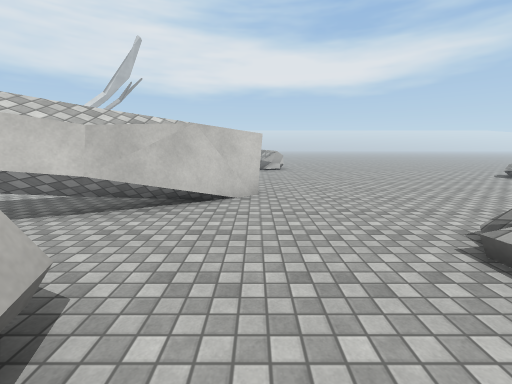
view 1 (above)

24 first-person views from a walk through a 3-D level made in the Unity game engine. The camera is 1.5 m above the floor, tilts 10° down and sees 90° across. The floor is counted in squares, 1 m on a side. Each view is taken from the middle of a square. On the plan, view 1 faces up. The plan holds only what a view shows up to about 13 squares ahead; the rest is blank. The place goes on beyond the plan. Some surface patterns are stand-ins.

view 2
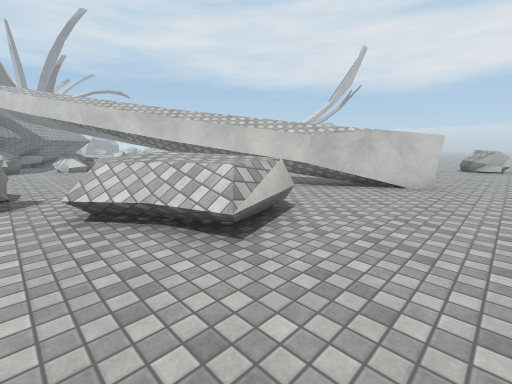

view 3
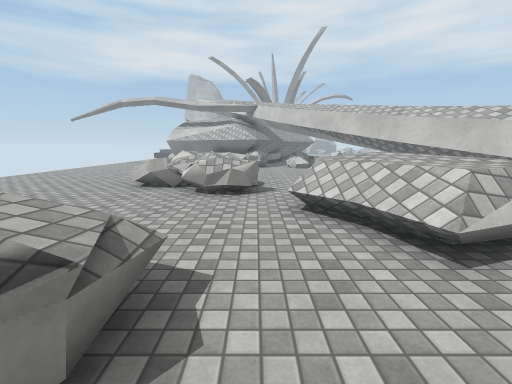

view 4
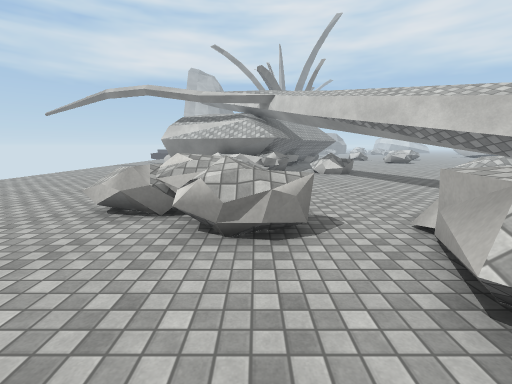

view 5
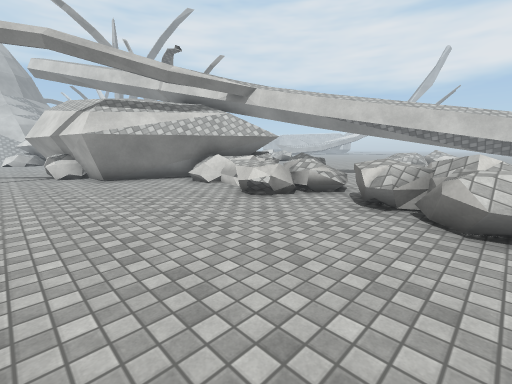

view 6
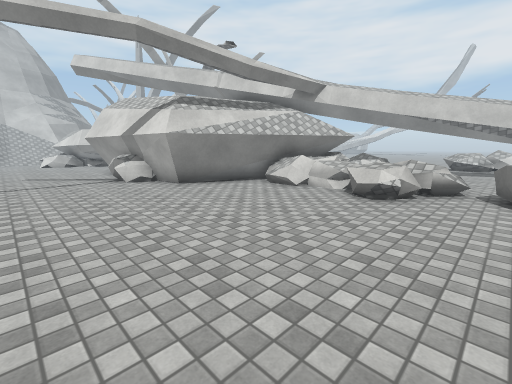

view 7
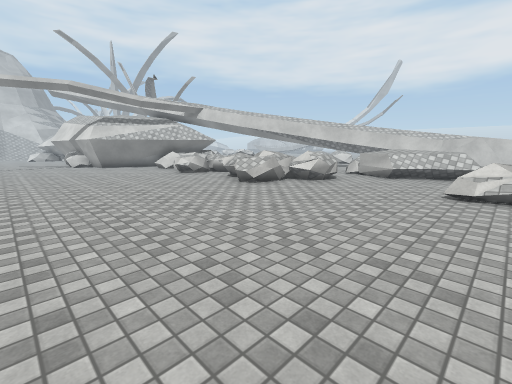

view 8
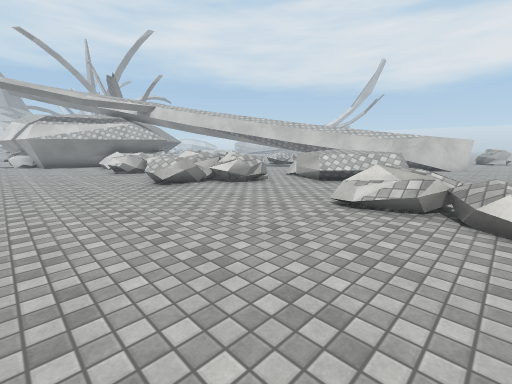

view 9
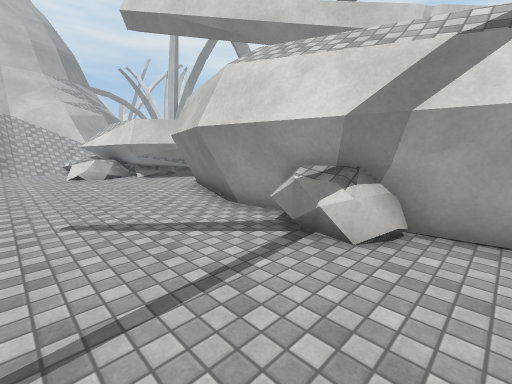

view 10
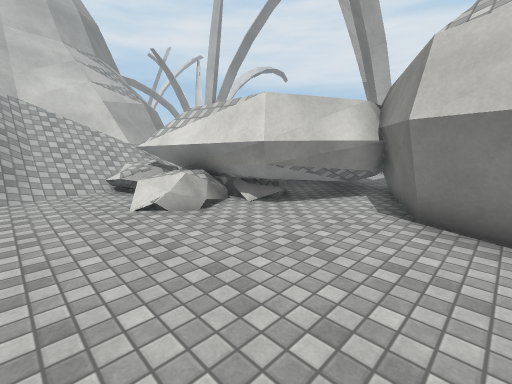

view 11
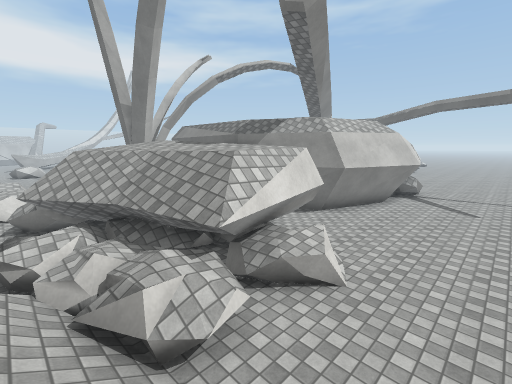

view 12
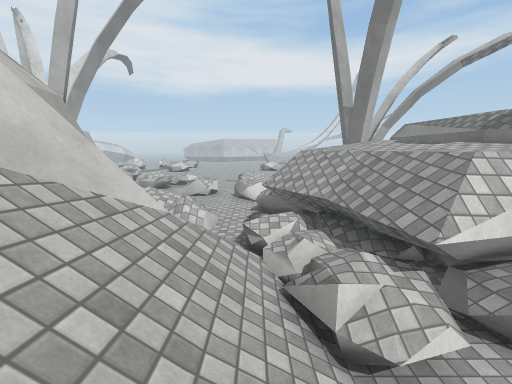

view 13
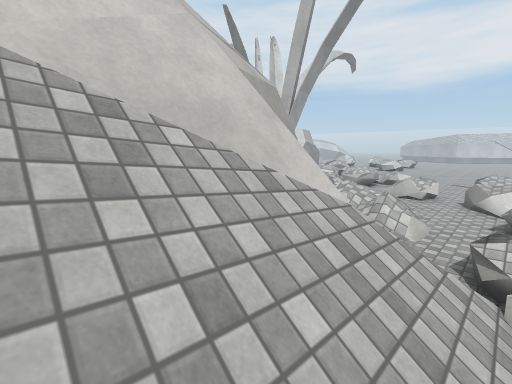

view 14
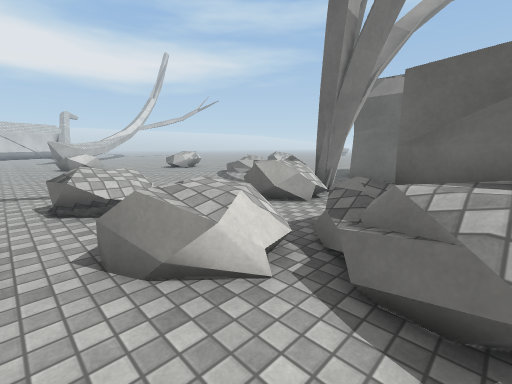

view 15
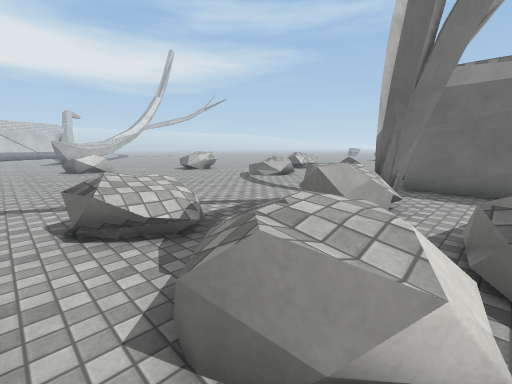

view 16
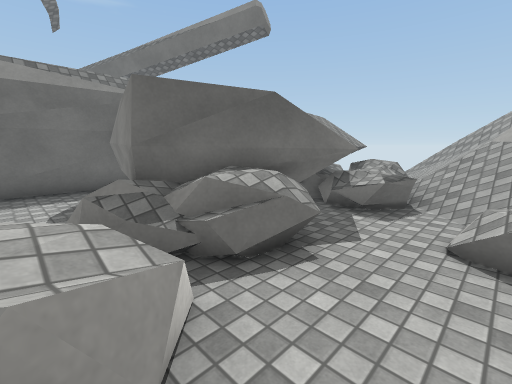

view 17
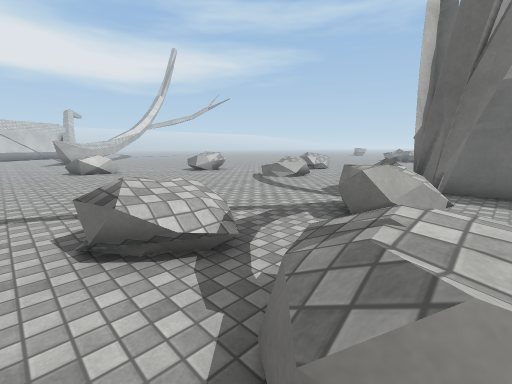

view 18
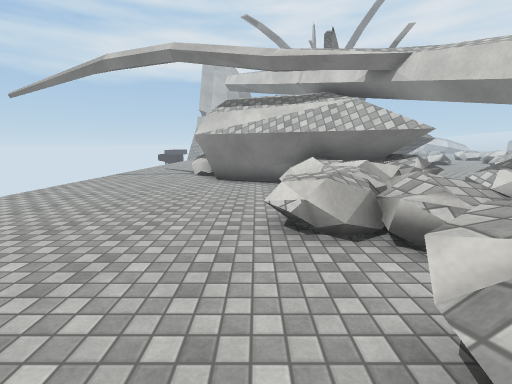

view 19
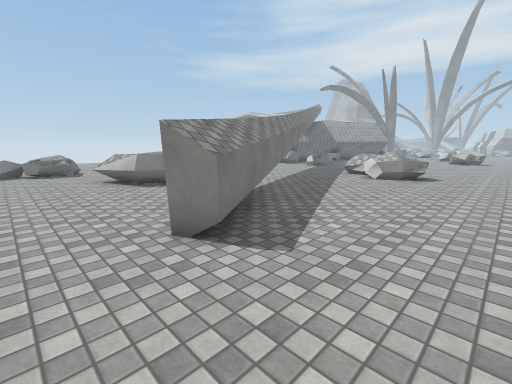

view 20
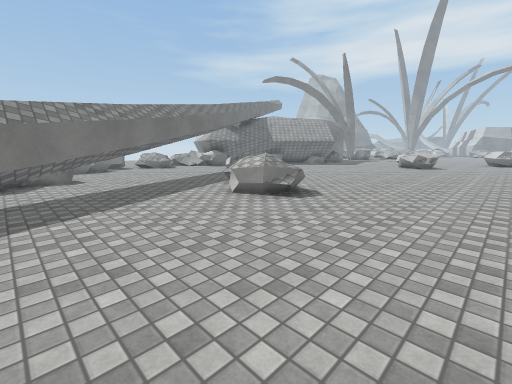

view 21
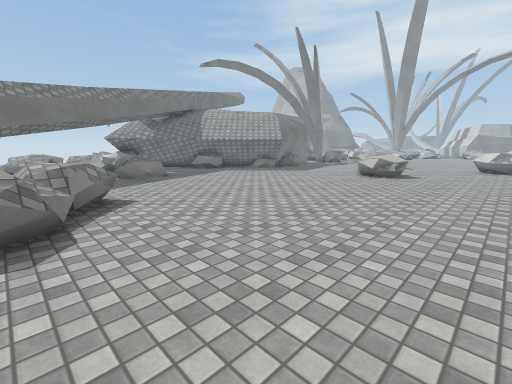

view 22
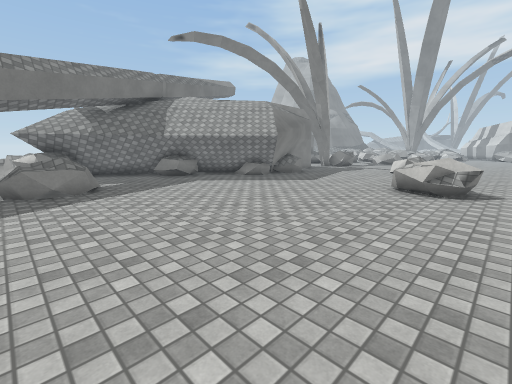

view 23
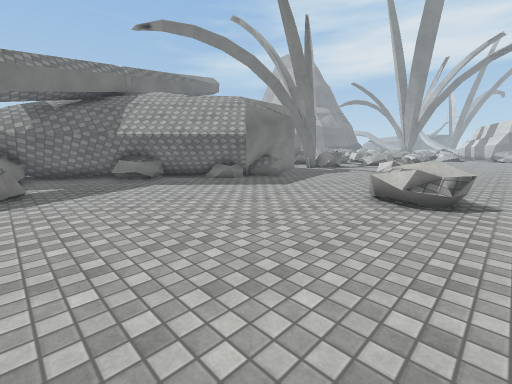

view 24
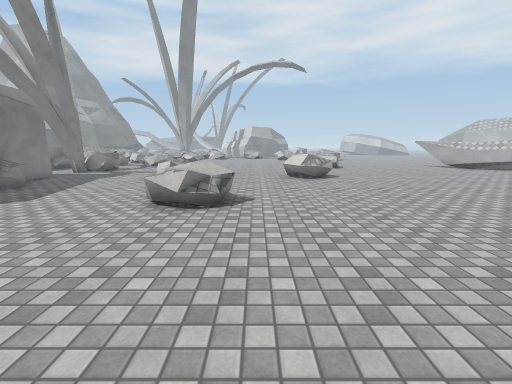

### Floor plan
Key: @ floor where view 1 was taken; # wall or solid block; x gap in a wall; . main floor; : floor 1 m higher than the main floor; + floor 1.25 m higher than the main floor; / step, stairs or slope; = window, fence, low wall or low ledge; ^ raised ledge; v drop or lower ground; T thing the floor can be seen under or through; O other object.
Columns run from 42 left of view 1 to 2 right of it. Each row starts with its distance up from view 1.
 14 ....      ^^........................ .     ..
 13 .....     ^=.........................     ...
 12 ......    =..................................
 11 .... ........................................
 10 ....   ........ =............................
  9 ...   ...      =#=............=O.............
  8 ...  ..... O.  .=............==x=.......###..
  7 ..   .....===...............#===......T###...
  6 ..  ........................=:=.....TTT##....
  5 ..  ........................==/....TTTTT.....
  4 .== .............................#TTTT.......
  3 .=O=..... ......................##TT.........
  2 .=O...^   ...#####............. ##...====....
  1 .... ^^=# ####  ###.....===........^^=++==...
  0 =x=  .=##.#      ###....===........^ ++++=@..
 -1 .=#=......#       ###.....  ........==#===...
 -2 ..===#....#         #####=  .........==......
 -3 ...=^####.#            ###  .....  ==........
 -4 ..^^#     #             ##=  =.. = :v....==..
 -5 =..##                   #^^^=#x^ ====....=OO=
 -6 =.###                  ##^^^^=.^^^^=.....=.==
 -7 /.^##                  #^=.^^^..^^^=.........
 -8 //^^^^                ##....=.....^..........
 -9 //=^^^   ####         #......................
-10 =//^^^#####.###    ####......................
-11 =///^#####...########.......................
-12 ///==#^^................................... .
-13 ////..=....................................
-14 ////......................................
-15 /////.................................... .

Positions as (right, up) in squares from view 1, and headings:
1: (0, 0), facing up
2: (2, -3), facing up-left
3: (2, -3), facing left
4: (-2, -4), facing left
5: (-8, -13), facing up-left
6: (-11, -15), facing up-left
7: (0, -15), facing up-left
8: (2, -12), facing up-left
9: (-21, -15), facing up-left
10: (-29, -15), facing up-left
11: (-40, -15), facing up-right
12: (-40, -15), facing up
13: (-40, -14), facing up-left
14: (-42, -4), facing up-right
15: (-42, -2), facing up-right
16: (-42, -1), facing down-right
17: (-42, -1), facing up-right
18: (-9, -8), facing left
19: (2, 12), facing down-left
20: (-5, 14), facing down-left
21: (-12, 14), facing down-left
22: (-16, 11), facing down-left
23: (-18, 11), facing down-left
24: (-19, 11), facing left
